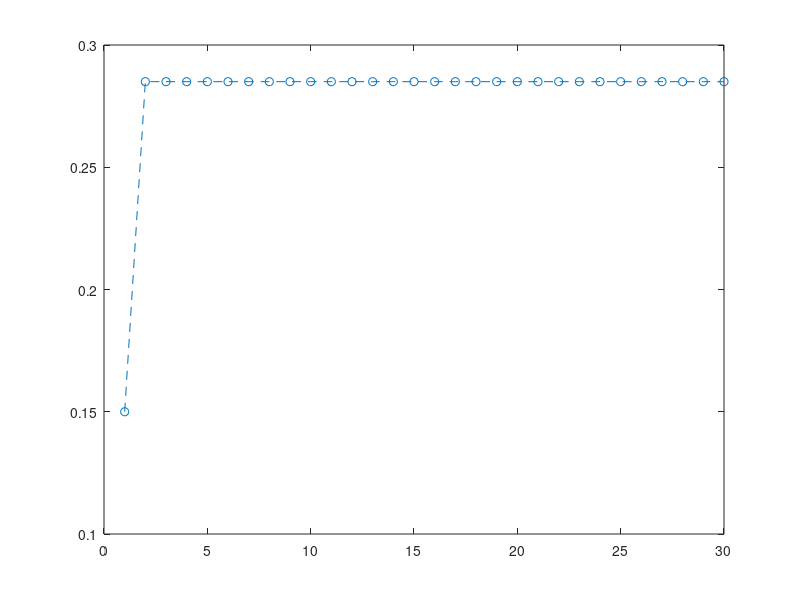

Reproduce this figure in MATLAB.
T = [0.2,0.3;0.8,0.7]; %matriz transição
T
s = sum(T); %tem que ser 1


%% a)

V = [0 1]';  %vetor de estado f/nf  

v1 = T * V;  %vetor da prob da primeira aula

v2 = T * v1;  %vetor da prob da segunda aula
disp("A: ")
disp(v2(2,:)) %Se estiver presente na aula de quarta numa determinada semana, qual a probabilidade de estarpresente na aula de quarta da semana seguinte?


%% b)

V = [1 0]';  %vetor de estado f/nf (coloco 1 no campo indicado na questao)


v1 = T * V;  %vetor da prob da primeira aula

v2 = T * v1;  %vetor da prob da segunda aula
disp("B: ")
disp(v2(2,:))



%% c)
v1 = [0 1]';
%v =v1;
%for aula = 2:15*2

 %   v = T * v;


%end

v = T^29 * v1; %15 semanas com 2 aulas por semana, mas ja passou a 1 aula
disp("C: ")
disp(v)


%% d)
%estado inicial:
pNFaltar = 0.85;
v1 = [ 1-pNFaltar pNFaltar]';

naulas = 30;
prob = zeros(1,naulas);
prob(1) = v1(1); % assumindo que a probabilidade de estar presente na primeira aula e de 85%

v = v1;


for aula = 2:30

    v = T * v1;
    prob(aula) = v(1);

end

plot(prob,'o--')


